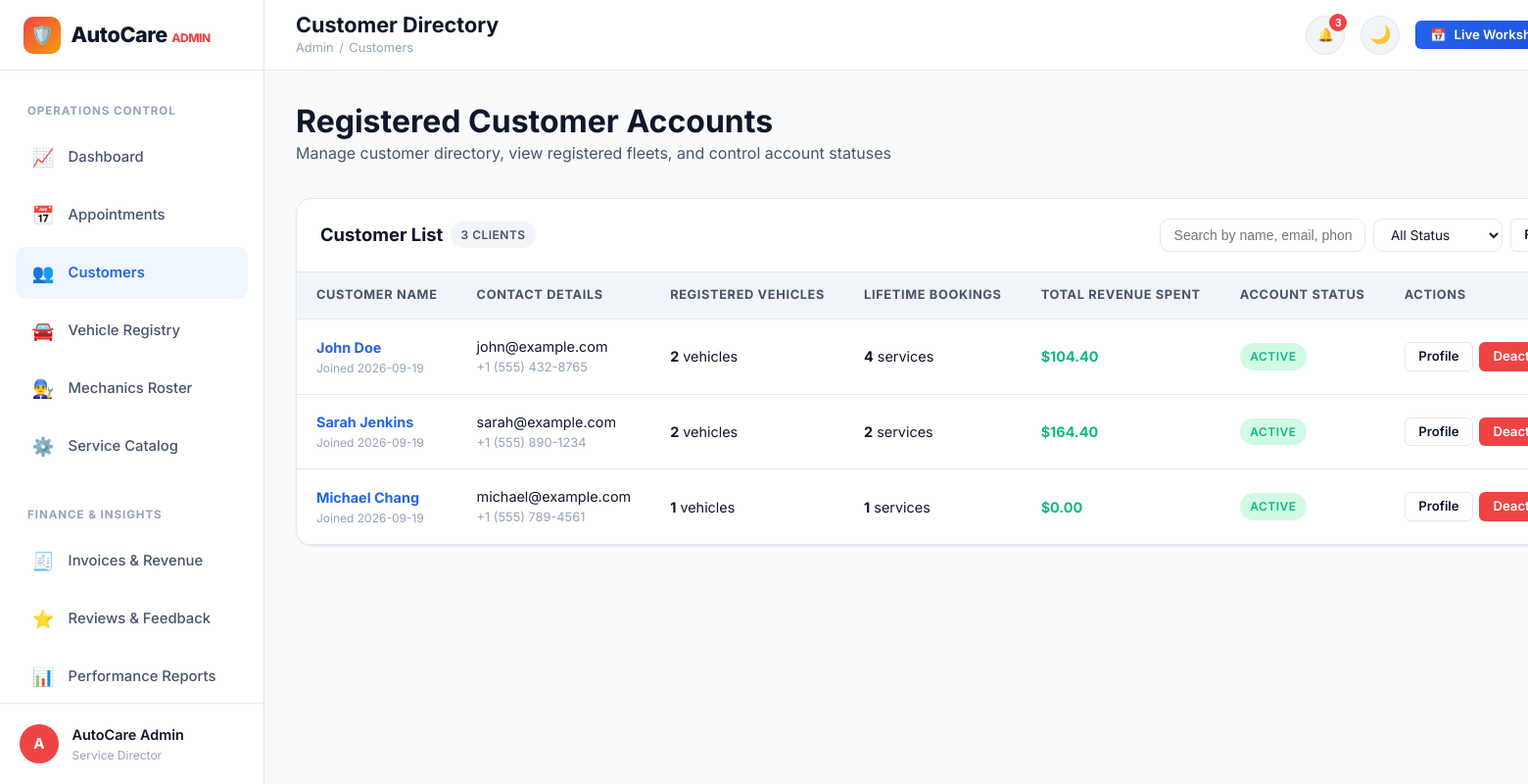
The page /admin/customers (signed in) on the database its author committed.
### tables this page shows
CREATE TABLE users (
    id INTEGER PRIMARY KEY AUTOINCREMENT,
    full_name TEXT NOT NULL,
    email TEXT UNIQUE NOT NULL COLLATE NOCASE,
    phone TEXT NOT NULL,
    password_hash TEXT NOT NULL,
    role TEXT NOT NULL DEFAULT 'customer', -- 'customer' or 'admin'
    status TEXT NOT NULL DEFAULT 'active', -- 'active' or 'inactive'
    created_at TIMESTAMP DEFAULT CURRENT_TIMESTAMP
);

### app.py (the view)
@app.route('/admin/customers')
@admin_required
def admin_customers():
    search_q = request.args.get('q', '').strip().lower()
    status_filter = request.args.get('status', 'all')
    query = """
        SELECT u.*,
               (SELECT COUNT(*) FROM vehicles v WHERE v.user_id = u.id) as vehicle_count,
               (SELECT COUNT(*) FROM appointments a WHERE a.user_id = u.id) as appointment_count,
               (SELECT COALESCE(SUM(i.final_amount), 0.0) FROM invoices i WHERE i.user_id = u.id AND i.payment_status = 'Paid') as total_spend
        FROM users u
        WHERE u.role = 'customer'
    """
    args = []
    if status_filter != 'all':
        query += " AND u.status = ?"
        args.append(status_filter)
    if search_q:
        query += " AND (LOWER(u.full_name) LIKE ? OR LOWER(u.email) LIKE ? OR u.phone LIKE ?)"
        term = f"%{search_q}%"
        args.extend([term, term, term])
    query += " ORDER BY u.created_at DESC"
    customers = db.query_db(query, tuple(args))
    return render_template('admin/customers.html', customers=customers, search_q=search_q, current_status=status_filter)

### app.py (called while the page is built)
def get_current_user():
    user_id = session.get('user_id')
    if not user_id:
        return None
    return db.query_db("SELECT * FROM users WHERE id = ?", (user_id,), one=True)

def admin_required(f):
    @wraps(f)
    def decorated_function(*args, **kwargs):
        if 'user_id' not in session:
            flash('Please log in with admin credentials.', 'warning')
            return redirect(url_for('login', next=request.url))
        user = get_current_user()
        if not user or user['role'] != 'admin':
            flash('Access denied. Administrator privileges required.', 'error')
            return redirect(url_for('dashboard'))
        return f(*args, **kwargs)
    return decorated_function

@app.context_processor
def inject_global_vars():
    user = get_current_user()
    unread_notifs_count = 0
    recent_notifs = []
    if user:
        unread = db.query_db(
            "SELECT COUNT(*) as count FROM notifications WHERE user_id = ? AND is_read = 0",
            (user['id'],), one=True
        )
        unread_notifs_count = unread['count'] if unread else 0
        recent_notifs = db.query_db(
            "SELECT * FROM notifications WHERE user_id = ? ORDER BY created_at DESC LIMIT 5",
            (user['id'],)
        )
    return {
        'current_user': user,
        'unread_notifs_count': unread_notifs_count,
        'recent_notifs': recent_notifs,
        'current_year': datetime.now().year,
        'active_path': request.path
    }

### db.py (called while the page is built)
def get_db():
    db = sqlite3.connect(Config.DATABASE)
    db.row_factory = sqlite3.Row
    db.execute("PRAGMA foreign_keys = ON;")
    return db

def query_db(query, args=(), one=False):
    conn = get_db()
    try:
        cur = conn.cursor()
        cur.execute(query, args)
        rv = cur.fetchall()
        cur.close()
        return (dict(rv[0]) if rv else None) if one else [dict(r) for r in rv]
    finally:
        conn.close()

### templates/admin/customers.html (shortened to what this page needs)
{% extends "admin/base_admin.html" %}
{% block page_title %}Customer Directory{% endblock %}
{% block breadcrumb %}Customers{% endblock %}
{% block admin_content %}
<div style="display: flex; justify-content: space-between; align-items: center; margin-bottom: 2rem; flex-wrap: wrap; gap: 1rem;">
  <div>
    <h2>Registered Customer Accounts</h2>
    <p style="color: var(--text-secondary);">Manage customer directory, view registered fleets, and control account statuses</p>
  </div>
</div>
<div class="table-card">
  <div class="table-header-bar">
    <div style="display: flex; align-items: center; gap: 0.5rem;">
      <h3 class="table-header-title">Customer List</h3>
      <span class="badge badge-neutral">{{ customers|length }} clients</span>
    </div>
    <form method="GET" action="{{ url_for('admin_customers') }}" style="display: flex; gap: 0.5rem;">
      <input type="text" name="q" class="table-search-input" placeholder="Search by name, email, phone..." value="{{ search_q }}">
      <select name="status" class="form-select" style="width: auto; padding: 0.4rem 0.8rem; font-size: 0.85rem;">
        <option value="all" {% if current_status == 'all' %}selected{% endif %}>All Status</option>
      </select>
      <button type="submit" class="btn btn-secondary btn-sm">Filter</button>
    </form>
  </div>
  <div class="table-responsive">
    <table class="data-table">
      <thead>
        <tr>
          <th>Customer Name</th>
          <th>Contact Details</th>
          <th>Registered Vehicles</th>
          <th>Lifetime Bookings</th>
          <th>Total Revenue Spent</th>
          <th>Account Status</th>
          <th>Actions</th>
        </tr>
      </thead>
      <tbody>
        {% if customers %}
          {% for c in customers %}
            <tr>
              <td>
                <a href="{{ url_for('admin_customer_detail', user_id=c.id) }}" style="font-weight: 700;">
                  {{ c.full_name }}
                </a>
                <div style="font-size: 0.75rem; color: var(--text-muted);">Joined {{ c.created_at[:10] }}</div>
              </td>
              <td>
                <div>{{ c.email }}</div>
                <div style="font-size: 0.8rem; color: var(--text-muted);">{{ c.phone }}</div>
              </td>
              <td>
                <strong>{{ c.vehicle_count }}</strong> vehicles
              </td>
              <td>
                <strong>{{ c.appointment_count }}</strong> services
              </td>
              <td>
                <strong style="color: var(--success);">${{ "%.2f"|format(c.total_spend) }}</strong>
              </td>
              <td>
                {% if c.status == 'active' %}
                  <span class="badge badge-success">Active</span>
                {% else %}
                  <span class="badge badge-danger">Deactivated</span>
                {% endif %}
              </td>
              <td>
                <div style="display: flex; gap: 0.35rem;">
                  <a href="{{ url_for('admin_customer_detail', user_id=c.id) }}" class="btn btn-secondary btn-sm">
                    Profile
                  </a>
                  <button type="button" class="btn btn-sm {% if c.status == 'active' %}btn-danger{% else %}btn-success{% endif %}" onclick="confirmToggleCustomer({{ c.id }}, '{{ c.full_name|escape }}', '{{ c.status }}')">
                    {% if c.status == 'active' %}Deactivate{% else %}Activate{% endif %}
                  </button>
                </div>
              </td>
            </tr>
          {% endfor %}
        {% else %}
          <tr>
            <td colspan="7" style="text-align: center; padding: 3rem; color: var(--text-muted);">
              No customers found.
            </td>
          </tr>
        {% endif %}
      </tbody>
    </table>
  </div>
</div>
{% endblock %}

### templates/admin/base_admin.html (shortened to what this page needs)
{% extends "base.html" %}
{% block page_body %}
<div class="dashboard-layout">
  <aside class="sidebar">
    <div class="sidebar-header">
      <a href="{{ url_for('admin_dashboard') }}" class="brand-logo">
        <div class="brand-icon" style="background: linear-gradient(135deg, #ef4444 0%, #f59e0b 100%);">🛡️</div>
        <span>AutoCare <span style="font-size: 0.75rem; color: var(--danger); font-weight: 800;">ADMIN</span></span>
      </a>
    </div>
    <nav class="sidebar-nav">
      <span class="sidebar-section-label">Operations Control</span>
      <a href="{{ url_for('admin_dashboard') }}" class="sidebar-link {% if request.endpoint == 'admin_dashboard' %}active{% endif %}">
        <span class="sidebar-link-icon">📈</span>
        <span>Dashboard</span>
      </a>
      <a href="{{ url_for('admin_appointments') }}" class="sidebar-link {% if request.endpoint == 'admin_appointments' %}active{% endif %}">
        <span class="sidebar-link-icon">📅</span>
        <span>Appointments</span>
      </a>
      <a href="{{ url_for('admin_customers') }}" class="sidebar-link {% if request.endpoint in ('admin_customers', 'admin_customer_detail') %}active{% endif %}">
        <span class="sidebar-link-icon">👥</span>
        <span>Customers</span>
      </a>
      <a href="{{ url_for('admin_vehicles') }}" class="sidebar-link {% if request.endpoint == 'admin_vehicles' %}active{% endif %}">
        <span class="sidebar-link-icon">🚘</span>
        <span>Vehicle Registry</span>
      </a>
      <a href="{{ url_for('admin_mechanics') }}" class="sidebar-link {% if request.endpoint == 'admin_mechanics' %}active{% endif %}">
        <span class="sidebar-link-icon">👨‍🔧</span>
        <span>Mechanics Roster</span>
      </a>
      <a href="{{ url_for('admin_services') }}" class="sidebar-link {% if request.endpoint == 'admin_services' %}active{% endif %}">
        <span class="sidebar-link-icon">⚙️</span>
        <span>Service Catalog</span>
      </a>
      <span class="sidebar-section-label" style="margin-top: 1rem;">Finance & Insights</span>
      <a href="{{ url_for('admin_invoices') }}" class="sidebar-link {% if request.endpoint == 'admin_invoices' %}active{% endif %}">
        <span class="sidebar-link-icon">🧾</span>
        <span>Invoices & Revenue</span>
      </a>
      <a href="{{ url_for('admin_feedback') }}" class="sidebar-link {% if request.endpoint == 'admin_feedback' %}active{% endif %}">
        <span class="sidebar-link-icon">⭐</span>
        <span>Reviews & Feedback</span>
      </a>
      <a href="{{ url_for('admin_reports') }}" class="sidebar-link {% if request.endpoint == 'admin_reports' %}active{% endif %}">
        <span class="sidebar-link-icon">📊</span>
        <span>Performance Reports</span>
      </a>
    </nav>
    <div class="sidebar-footer">
      <div class="sidebar-user-avatar" style="background: #ef4444;">A</div>
      <div class="sidebar-user-info">
        <div class="sidebar-user-name">{{ current_user.full_name }}</div>
        <div class="sidebar-user-role">Service Director</div>
      </div>
    </div>
  </aside>
  <div class="main-wrapper">
    <header class="topbar">
      <div class="topbar-left">
        <div class="page-title-box">
          <h1>{% block page_title %}Admin Control Panel{% endblock %}</h1>
          <div class="breadcrumbs">
            <a href="{{ url_for('admin_dashboard') }}">Admin</a>
            <span>/</span>
            <span>{% block breadcrumb %}Dashboard{% endblock %}</span>
          </div>
        </div>
      </div>
      <div class="topbar-right">
        <div class="notif-dropdown-wrapper">
          <button type="button" class="notif-btn" onclick="toggleNotificationDropdown()" title="Notifications">
            🔔
            {% if unread_notifs_count > 0 %}
              <span class="notif-count-badge">{{ unread_notifs_count }}</span>
            {% endif %}
          </button>
        </div>
        <button type="button" class="theme-toggle-btn" onclick="toggleTheme()" title="Toggle Dark/Light Mode">🌙</button>
        <a href="{{ url_for('admin_appointments') }}" class="btn btn-primary btn-sm">
          <span>📅</span> Live Workshop Bays
        </a>
      </div>
    </header>
    <main class="dashboard-content">
      {% block admin_content %}{% endblock %}
    </main>
  </div>
</div>
{% endblock %}

### static/css/style.css (style rules this page uses)
:root { --bg-body: #f8fafc; --bg-surface: #ffffff; --bg-surface-elevated: #ffffff; --bg-muted: #f1f5f9; --border-color: #e2e8f0; --border-focus: #3b82f6; --text-primary: #0f172a; --text-secondary: #475569; --text-muted: #94a3b8; --text-inverse: #ffffff; --primary: #2563eb; --primary-hover: #1d4ed8; --primary-light: #eff6ff; --primary-glow: rgba(37, 99, 235, 0.2); --secondary: #0ea5e9; --accent: #f59e0b; --accent-light: #fef3c7; --success: #10b981; --success-light: #d1fae5; --warning: #f59e0b; --warning-light: #fef3c7; --danger: #ef4444; --danger-light: #fee2e2; --info: #06b6d4; --info-light: #cffafe; --shadow-sm: 0 1px 2px 0 rgba(0, 0, 0, 0.05); --shadow-md: 0 4px 6px -1px rgba(0, 0, 0, 0.1), 0 2px 4px -1px rgba(0, 0, 0, 0.06); --shadow-lg: 0 10px 15px -3px rgba(0, 0, 0, 0.1), 0 4px 6px -2px rgba(0, 0, 0, 0.05); --shadow-xl: 0 20px 25px -5px rgba(0, 0, 0, 0.1), 0 10px 10px -5px rgba(0, 0, 0, 0.04); --shadow-primary: 0 10px 15px -3px rgba(37, 99, 235, 0.3); --radius-sm: 6px; --radius-md: 10px; --radius-lg: 16px; --radius-xl: 24px; --radius-full: 9999px; --font-sans: 'Inter', system-ui, -apple-system, BlinkMacSystemFont, 'Segoe UI', Roboto, sans-serif; --transition: all 0.25s cubic-bezier(0.4, 0, 0.2, 1); }
*, *::before, *::after { box-sizing: border-box; margin: 0; padding: 0; }
html { scroll-behavior: smooth; font-size: 16px; }
body { font-family: var(--font-sans); background-color: var(--bg-body); color: var(--text-primary); line-height: 1.6; min-height: 100vh; display: flex; flex-direction: column; transition: background-color 0.3s ease, color 0.3s ease; overflow-x: hidden; }
a { color: var(--primary); text-decoration: none; transition: var(--transition); }
h1, h2, h3, h4, h5, h6 { color: var(--text-primary); font-weight: 700; line-height: 1.25; }
h1 { font-size: 2.5rem; }
h2 { font-size: 2rem; }
h3 { font-size: 1.5rem; }
p { color: var(--text-secondary); }
.btn { display: inline-flex; align-items: center; justify-content: center; gap: 0.5rem; font-family: var(--font-sans); font-weight: 600; font-size: 0.95rem; padding: 0.75rem 1.5rem; border-radius: var(--radius-md); border: 1px solid transparent; cursor: pointer; transition: var(--transition); text-decoration: none; white-space: nowrap; line-height: 1; }
.btn-primary { background: linear-gradient(135deg, var(--primary) 0%, #1d4ed8 100%); color: #ffffff !important; box-shadow: var(--shadow-sm); }
.btn-secondary { background-color: var(--bg-surface-elevated); border-color: var(--border-color); color: var(--text-primary); }
.btn-danger { background-color: var(--danger); color: #ffffff !important; }
.btn-sm { padding: 0.45rem 0.85rem; font-size: 0.825rem; border-radius: var(--radius-sm); }
.badge { display: inline-flex; align-items: center; gap: 0.35rem; padding: 0.25rem 0.65rem; font-size: 0.75rem; font-weight: 600; border-radius: var(--radius-full); text-transform: uppercase; letter-spacing: 0.04em; }
.badge-success { background-color: var(--success-light); color: var(--success); }
.badge-neutral { background-color: var(--bg-muted); color: var(--text-secondary); }
.form-control, .form-select { width: 100%; padding: 0.75rem 1rem; font-size: 0.95rem; font-family: var(--font-sans); color: var(--text-primary); background-color: var(--bg-surface); border: 1px solid var(--border-color); border-radius: var(--radius-md); outline: none; transition: var(--transition); }
.brand-logo { display: flex; align-items: center; gap: 0.65rem; font-size: 1.35rem; font-weight: 800; color: var(--text-primary); letter-spacing: -0.02em; }
.brand-icon { width: 38px; height: 38px; background: linear-gradient(135deg, var(--primary) 0%, #06b6d4 100%); color: #ffffff; border-radius: var(--radius-md); display: flex; align-items: center; justify-content: center; font-size: 1.15rem; box-shadow: var(--shadow-sm); }
.theme-toggle-btn { background: var(--bg-muted); border: 1px solid var(--border-color); color: var(--text-primary); width: 40px; height: 40px; border-radius: var(--radius-full); display: flex; align-items: center; justify-content: center; cursor: pointer; font-size: 1.1rem; transition: var(--transition); }

### rows shown on the page
users: full_name "AutoCare Admin"
users: full_name "John Doe", created_at "2026-09-19", email "john@example.com", phone "+1 (555) 432-8765", vehicle_count "2", appointment_count "4", total_spend "104.40", status "ACTIVE"
users: full_name "Sarah Jenkins", created_at "2026-09-19", email "sarah@example.com", phone "+1 (555) 890-1234", vehicle_count "2", appointment_count "2", total_spend "164.40", status "ACTIVE"
users: full_name "Michael Chang", created_at "2026-09-19", email "michael@example.com", phone "+1 (555) 789-4561", vehicle_count "1", appointment_count "1", total_spend "0.00", status "ACTIVE"

### other values the page prints
{{ unread_notifs_count }} "3"
{{ customers|length }} "3"
